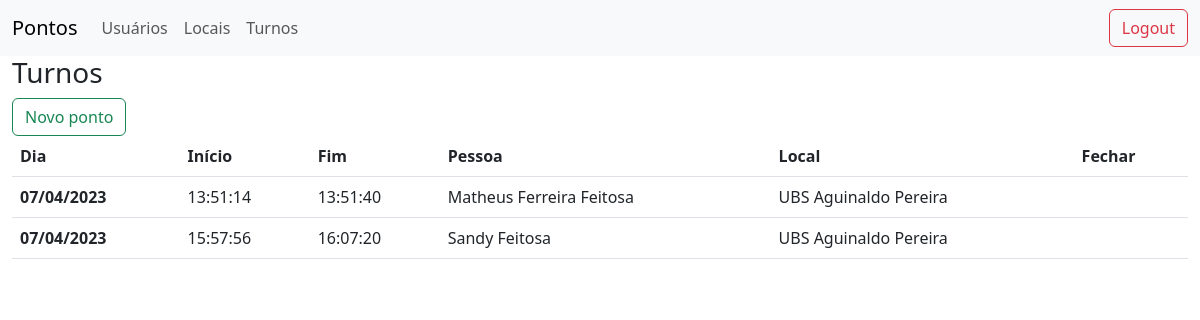
/shifts/ (signed in), run on the app's committed database.
### shifts/models.py (models this page shows, shortened)
class Shift(models.Model):
    id = models.UUIDField(
        default=uuid.uuid4, unique=True, editable=False, primary_key=True
    )
    owner_profile = models.ForeignKey(
        Profile, verbose_name="Perfil do usuário", on_delete=models.PROTECT, null=True
    )
    workplace = models.ForeignKey(
        Workplace,
        on_delete=models.PROTECT,
        null=False,
        verbose_name="Local de trabalho",
    )
    begin = models.DateTimeField(auto_now_add=True,
                                 verbose_name="Início", editable=False
                                 )
    end = models.DateTimeField(
        default=None, auto_now=False, auto_now_add=False, verbose_name="Fim", null=True, blank=True
    )
    begin_position = models.CharField(
        max_length=200, verbose_name="Posição no início")
    end_position = models.CharField(
        max_length=200, verbose_name="Posição no fim", blank=True)
    begin_photo = models.ImageField(
        upload_to="static/shift_photos", verbose_name="Foto de entrada", blank=True, null=True
    )
    end_photo = models.ImageField(
        upload_to="static/shift_photos", verbose_name="Foto de saída", blank=True, null=True
    )
    is_open = models.BooleanField(
        default=True, verbose_name="Ponto está em aberto?")

### profiles/models.py (models this page shows, shortened)
class Profile(models.Model):
    user = models.OneToOneField(
        User, on_delete=models.CASCADE,
        null=True,
        blank=True,
        verbose_name='Usuário',
    )
    id = models.UUIDField(
        default=uuid.uuid4,
        unique=True,
        primary_key=True,
        editable=False,
    )
    full_name = models.CharField(
        max_length=200,
        verbose_name='Nome completo',
    )
    cpf = models.CharField(
        max_length=11,
        editable=False,
        verbose_name='CPF',
    )
    crm_number = models.CharField(
        max_length=20,
        verbose_name='Número do CRM',
    )
    crm_state = models.CharField(
        max_length=2,
        choices=STATE_CHOICES,
        verbose_name='Estado do CRM',
    )
    created = models.DateTimeField(
        auto_now_add=True,
        editable=False,
        verbose_name='Data de criação',
    )

### workplaces/models.py (models this page shows, shortened)
class Workplace(models.Model):
    id = models.UUIDField(
        default=uuid.uuid4, unique=True, editable=False, primary_key=True
    )
    owner_profile = models.ForeignKey(
        Profile, verbose_name="Perfil do usuário", on_delete=models.SET_NULL, null=True
    )
    name = models.CharField(verbose_name='Nome do local', max_length=200)
    team = models.CharField(verbose_name='Equipe', max_length=200)
    address = models.CharField(verbose_name='Endereço', max_length=200)
    location = models.CharField(verbose_name='Localização', max_length=200)
    turn_size_hours = models.IntegerField(verbose_name='Horas diárias')
    hour_price = models.DecimalField(verbose_name='Preço por hora',
                                     max_digits=6, decimal_places=2, default=Decimal("0.00")
                                     )

### shifts/views.py (the view)
# urls.py: path("", views.shifts, name="shifts"),
def shifts(request):
    shifts = Shift.objects.order_by('begin')
    return render(request, 'shifts/list.html', {'shifts': shifts})

### templates/shifts/list.html (shortened to what this page needs)
{% extends "base.html" %}
{% block content %}
<h3>Turnos</h3>
<a href="{% url 'create_shift' %}"
    class="btn btn-outline-success">Novo ponto</a>
<table class="table">
    <thead>
        <tr>
            <th scope="col">Dia</th>
            <th scope="col">Início</th>
            <th scope="col">Fim</th>
            <th scope="col">Pessoa</th>
            <th scope="col">Local</th>
            <th scope="col">Fechar</th>
        </tr>
    </thead>
    <tbody>
        {% for shift in shifts %}
        <tr class="bg-{% if shift.is_open %}danger{% else %}success{% endif %}-subtle">
            <th>{{shift.begin|date:"d/m/Y"}}</th>
            <td>{{shift.begin|date:"H:i:s"}}</td>
            <td>{{shift.end|date:"H:i:s"}}</td>
            <td>{{shift.owner_profile.full_name}}</td>
            <td>{{shift.workplace.name}}</td>
            <td>
            </td>
        </tr>
        {% endfor %}
    </tbody>
</table>
{% endblock content %}

### data on the page
Shift: begin "07/04/2023", begin "13:51:14", end "13:51:40", owner_profile.full_name "Matheus Ferreira Feitosa", workplace.name "UBS Aguinaldo Pereira"
Shift: begin "07/04/2023", begin "15:57:56", end "16:07:20", owner_profile.full_name "Sandy Feitosa", workplace.name "UBS Aguinaldo Pereira"
